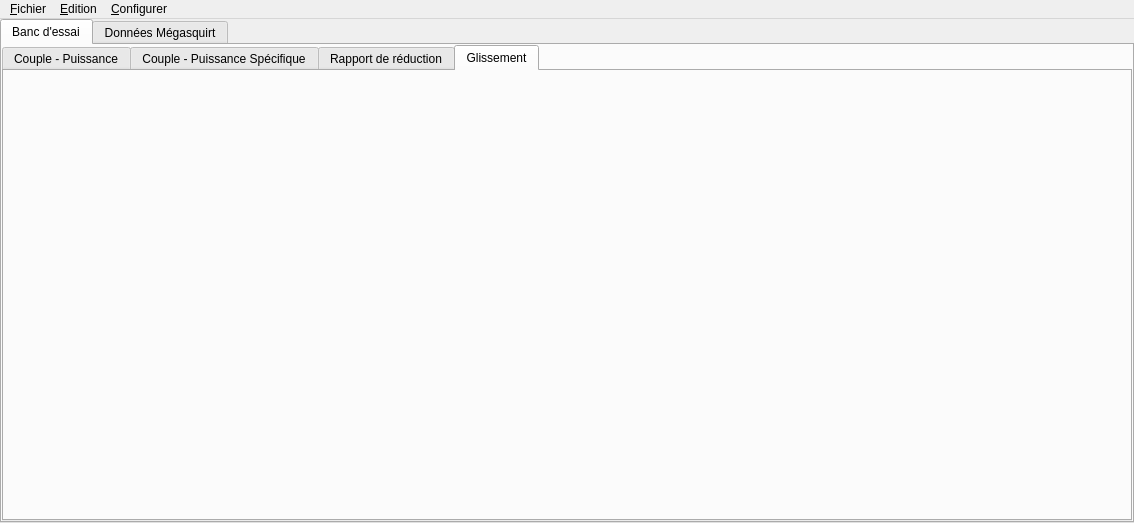
<?xml version="1.0" encoding="UTF-8"?>
<ui version="4.0">
 <class>MainWindow</class>
 <widget class="QMainWindow" name="MainWindow">
  <property name="geometry">
   <rect>
    <x>0</x>
    <y>0</y>
    <width>1134</width>
    <height>523</height>
   </rect>
  </property>
  <property name="windowTitle">
   <string>EcoMotion 2013 - Banc d'essai</string>
  </property>
  <property name="windowIcon">
   <iconset resource="Resources.qrc">
    <normaloff>:/Icons/chartsLine</normaloff>:/Icons/chartsLine</iconset>
  </property>
  <widget class="QWidget" name="centralWidget">
   <layout class="QVBoxLayout" name="mainVerticalLayout">
    <property name="spacing">
     <number>0</number>
    </property>
    <property name="leftMargin">
     <number>0</number>
    </property>
    <property name="topMargin">
     <number>0</number>
    </property>
    <property name="rightMargin">
     <number>0</number>
    </property>
    <property name="bottomMargin">
     <number>0</number>
    </property>
    <item>
     <widget class="QTabWidget" name="mainTabWidget">
      <property name="currentIndex">
       <number>0</number>
      </property>
      <widget class="QWidget" name="benchTestTab">
       <attribute name="title">
        <string>Banc d'essai</string>
       </attribute>
       <layout class="QVBoxLayout" name="verticalLayout">
        <property name="leftMargin">
         <number>0</number>
        </property>
        <property name="topMargin">
         <number>0</number>
        </property>
        <property name="rightMargin">
         <number>0</number>
        </property>
        <property name="bottomMargin">
         <number>0</number>
        </property>
        <item>
         <widget class="QTabWidget" name="benchTestTabWidget">
          <property name="currentIndex">
           <number>3</number>
          </property>
          <widget class="QWidget" name="couplePowerTab">
           <attribute name="title">
            <string>Couple - Puissance</string>
           </attribute>
           <layout class="QHBoxLayout" name="coupleAndPowerHLayout">
            <property name="leftMargin">
             <number>2</number>
            </property>
            <property name="topMargin">
             <number>2</number>
            </property>
            <property name="rightMargin">
             <number>2</number>
            </property>
            <property name="bottomMargin">
             <number>2</number>
            </property>
           </layout>
          </widget>
          <widget class="QWidget" name="coupleSpecificPowerTab">
           <attribute name="title">
            <string>Couple - Puissance Spécifique</string>
           </attribute>
           <layout class="QHBoxLayout" name="coupleAndSpecificPowerHLayout">
            <property name="leftMargin">
             <number>2</number>
            </property>
            <property name="topMargin">
             <number>2</number>
            </property>
            <property name="rightMargin">
             <number>2</number>
            </property>
            <property name="bottomMargin">
             <number>2</number>
            </property>
           </layout>
          </widget>
          <widget class="QWidget" name="reductionRatioTab">
           <attribute name="title">
            <string>Rapport de réduction</string>
           </attribute>
           <layout class="QHBoxLayout" name="reductionRatioHLayout">
            <property name="leftMargin">
             <number>2</number>
            </property>
            <property name="topMargin">
             <number>2</number>
            </property>
            <property name="rightMargin">
             <number>2</number>
            </property>
            <property name="bottomMargin">
             <number>2</number>
            </property>
           </layout>
          </widget>
          <widget class="QWidget" name="wheelSlippageTab">
           <attribute name="title">
            <string>Glissement</string>
           </attribute>
           <layout class="QHBoxLayout" name="wheelSlippageHLayout">
            <property name="leftMargin">
             <number>2</number>
            </property>
            <property name="topMargin">
             <number>2</number>
            </property>
            <property name="rightMargin">
             <number>2</number>
            </property>
            <property name="bottomMargin">
             <number>2</number>
            </property>
           </layout>
          </widget>
         </widget>
        </item>
       </layout>
      </widget>
      <widget class="QWidget" name="megasquirtDataTab">
       <attribute name="title">
        <string>Données Mégasquirt</string>
       </attribute>
       <layout class="QHBoxLayout" name="MSDataHLayout">
        <property name="leftMargin">
         <number>3</number>
        </property>
        <property name="topMargin">
         <number>3</number>
        </property>
        <property name="rightMargin">
         <number>3</number>
        </property>
        <property name="bottomMargin">
         <number>3</number>
        </property>
        <item>
         <widget class="QSplitter" name="megasquirtDataSplitter">
          <property name="orientation">
           <enum>Qt::Horizontal</enum>
          </property>
          <widget class="QGroupBox" name="groupBox">
           <property name="title">
            <string>Données Megasquirt</string>
           </property>
           <layout class="QVBoxLayout" name="groupBoxVerticalLayout">
            <property name="leftMargin">
             <number>3</number>
            </property>
            <property name="topMargin">
             <number>3</number>
            </property>
            <property name="rightMargin">
             <number>3</number>
            </property>
            <property name="bottomMargin">
             <number>3</number>
            </property>
            <item>
             <widget class="QComboBox" name="paramMegasquirtComboBox"/>
            </item>
            <item>
             <widget class="QPushButton" name="addCurvePushButton">
              <property name="text">
               <string>Ajouter la courbe</string>
              </property>
             </widget>
            </item>
            <item>
             <spacer name="verticalSpacer">
              <property name="orientation">
               <enum>Qt::Vertical</enum>
              </property>
              <property name="sizeHint" stdset="0">
               <size>
                <width>20</width>
                <height>40</height>
               </size>
              </property>
             </spacer>
            </item>
           </layout>
          </widget>
         </widget>
        </item>
       </layout>
      </widget>
     </widget>
    </item>
   </layout>
  </widget>
  <widget class="QMenuBar" name="menuBar">
   <property name="geometry">
    <rect>
     <x>0</x>
     <y>0</y>
     <width>1134</width>
     <height>19</height>
    </rect>
   </property>
   <widget class="QMenu" name="menuFile">
    <property name="title">
     <string>&amp;Fichier</string>
    </property>
    <addaction name="actionImportData"/>
    <addaction name="actionLoadCSV"/>
    <addaction name="actionDatToCSV"/>
    <addaction name="separator"/>
    <addaction name="actionQuit"/>
   </widget>
   <widget class="QMenu" name="menuEdit">
    <property name="title">
     <string>&amp;Edition</string>
    </property>
    <widget class="QMenu" name="menuGraphic">
     <property name="title">
      <string>&amp;Graphique courant</string>
     </property>
     <addaction name="actionShowGrid"/>
     <addaction name="actionShowCrossLine"/>
     <addaction name="actionShowLabelPosition"/>
     <addaction name="separator"/>
     <addaction name="actionIncreaseAccuracy"/>
     <addaction name="actionReduceAccuracy"/>
    </widget>
    <addaction name="menuGraphic"/>
    <addaction name="actionExportToPDF"/>
    <addaction name="actionEraseAllCurves"/>
   </widget>
   <widget class="QMenu" name="menuConfigure">
    <property name="title">
     <string>&amp;Configurer</string>
    </property>
    <addaction name="actionConfigureMegasquirtFileName"/>
   </widget>
   <addaction name="menuFile"/>
   <addaction name="menuEdit"/>
   <addaction name="menuConfigure"/>
  </widget>
  <action name="actionImportData">
   <property name="icon">
    <iconset resource="Resources.qrc">
     <normaloff>:/Icons/Resources/Icons/download.png</normaloff>:/Icons/Resources/Icons/download.png</iconset>
   </property>
   <property name="text">
    <string>&amp;Importer des données</string>
   </property>
   <property name="shortcut">
    <string>Ctrl+I</string>
   </property>
  </action>
  <action name="actionQuit">
   <property name="icon">
    <iconset resource="Resources.qrc">
     <normaloff>:/Icons/Resources/Icons/close.png</normaloff>:/Icons/Resources/Icons/close.png</iconset>
   </property>
   <property name="text">
    <string>&amp;Quitter</string>
   </property>
   <property name="toolTip">
    <string>Fermer l'application EcoMotion 2013 Banc d'essais</string>
   </property>
   <property name="shortcut">
    <string>Ctrl+Q</string>
   </property>
  </action>
  <action name="actionShowGrid">
   <property name="checkable">
    <bool>true</bool>
   </property>
   <property name="icon">
    <iconset resource="Resources.qrc">
     <normaloff>:/Icons/grid</normaloff>:/Icons/grid</iconset>
   </property>
   <property name="text">
    <string>Afficher la &amp;grille</string>
   </property>
   <property name="toolTip">
    <string>Afficher une grille quadrillées dans le graphique </string>
   </property>
   <property name="shortcut">
    <string>Ctrl+G</string>
   </property>
  </action>
  <action name="actionShowCrossLine">
   <property name="checkable">
    <bool>true</bool>
   </property>
   <property name="text">
    <string>Afficher une &amp;croix à la position de la souris</string>
   </property>
   <property name="toolTip">
    <string>Affiche / Masque une ligne verticale et une ligne horizontale passant par la position de la souris</string>
   </property>
   <property name="shortcut">
    <string>Ctrl+C</string>
   </property>
  </action>
  <action name="actionIncreaseAccuracy">
   <property name="icon">
    <iconset resource="Resources.qrc">
     <normaloff>:/Icons/up</normaloff>:/Icons/up</iconset>
   </property>
   <property name="text">
    <string>&amp;Augmenter la précision</string>
   </property>
   <property name="toolTip">
    <string>Augmenter la précision des échelles du graphique</string>
   </property>
   <property name="shortcut">
    <string>Ctrl+Up</string>
   </property>
  </action>
  <action name="actionReduceAccuracy">
   <property name="icon">
    <iconset resource="Resources.qrc">
     <normaloff>:/Icons/down</normaloff>:/Icons/down</iconset>
   </property>
   <property name="text">
    <string>&amp;Diminuer la précision</string>
   </property>
   <property name="shortcut">
    <string>Ctrl+Down</string>
   </property>
  </action>
  <action name="actionShowLabelPosition">
   <property name="checkable">
    <bool>true</bool>
   </property>
   <property name="icon">
    <iconset resource="Resources.qrc">
     <normaloff>:/Icons/mouse</normaloff>:/Icons/mouse</iconset>
   </property>
   <property name="text">
    <string>Afficher un &amp;label indiquant la position de la souris</string>
   </property>
   <property name="shortcut">
    <string>Ctrl+L</string>
   </property>
  </action>
  <action name="actionDatToCSV">
   <property name="icon">
    <iconset resource="Resources.qrc">
     <normaloff>:/Icons/Resources/Icons/copy.png</normaloff>:/Icons/Resources/Icons/copy.png</iconset>
   </property>
   <property name="text">
    <string>Générer un fichier CSV en sélectionnant les paramètres du Megasquirt</string>
   </property>
   <property name="toolTip">
    <string>&amp;Générer un fichier CSV en sélectionnant les paramètres du Megasquirt</string>
   </property>
   <property name="shortcut">
    <string>Ctrl+E</string>
   </property>
  </action>
  <action name="actionLoadCSV">
   <property name="icon">
    <iconset resource="Resources.qrc">
     <normaloff>:/Icons/Resources/Icons/file.png</normaloff>:/Icons/Resources/Icons/file.png</iconset>
   </property>
   <property name="text">
    <string>&amp;Charger un fichier CSV de données issues du Megasquirt</string>
   </property>
   <property name="shortcut">
    <string>Ctrl+I</string>
   </property>
  </action>
  <action name="actionConfigureMegasquirtFileName">
   <property name="text">
    <string>Modifier le &amp;nom des fichiers du Megasquirt</string>
   </property>
   <property name="shortcut">
    <string>Ctrl+N</string>
   </property>
  </action>
  <action name="actionExportToPDF">
   <property name="icon">
    <iconset resource="Resources.qrc">
     <normaloff>:/Icons/pdfFile</normaloff>:/Icons/pdfFile</iconset>
   </property>
   <property name="text">
    <string>Exporter au format &amp;PDF</string>
   </property>
   <property name="toolTip">
    <string>Exporter le graphique courant dans un fichier au format PDF (Portable Document Format)</string>
   </property>
   <property name="shortcut">
    <string>Ctrl+P</string>
   </property>
  </action>
  <action name="actionEraseAllCurves">
   <property name="icon">
    <iconset resource="Resources.qrc">
     <normaloff>:/Icons/erase</normaloff>:/Icons/erase</iconset>
   </property>
   <property name="text">
    <string>Effacer toutes les courbes</string>
   </property>
   <property name="toolTip">
    <string>Effacer toutes les courbes de tous les graphiques</string>
   </property>
   <property name="shortcut">
    <string>Ctrl+Z</string>
   </property>
  </action>
 </widget>
 <layoutdefault spacing="6" margin="11"/>
 <resources>
  <include location="Resources.qrc"/>
 </resources>
 <connections/>
</ui>
